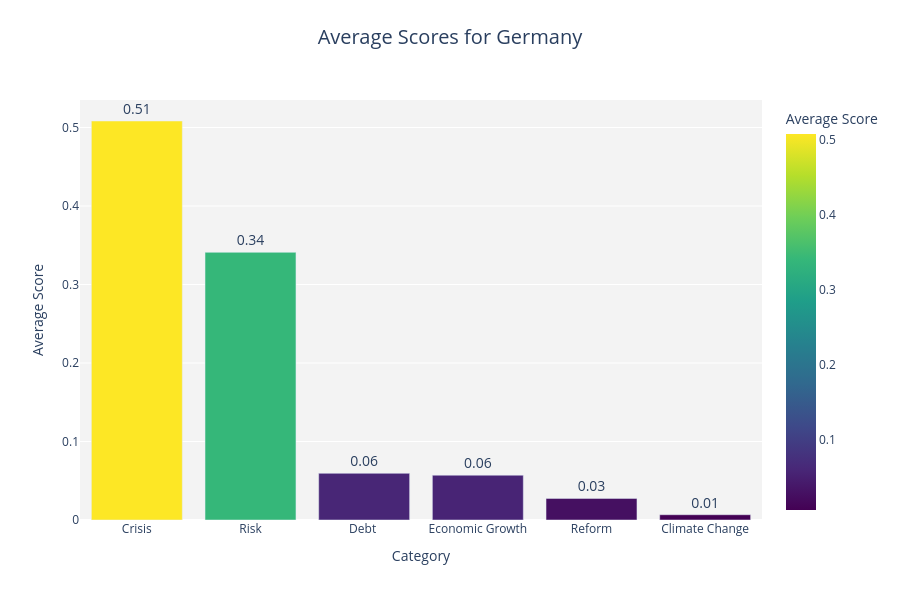

Notebook cell for this chart:
### Code cell
fig = plot_region_average_scores(data, 'Germany')
fig.show()

### Figure 1 — Plotly figure (JSON) as saved in the notebook; plotly's stock layout.template omitted (floating-point values rounded to 4 significant figures)
{"data": [{"cliponaxis": false, "hovertemplate": "Category=%{x}<br>Average Score=%{marker.color}<extra></extra>", "legendgroup": "", "marker": {"color": [0.006708, 0.05708, 0.05945, 0.5083, 0.341, 0.02749], "coloraxis": "coloraxis", "pattern": {"shape": ""}}, "name": "", "orientation": "v", "showlegend": false, "textangle": 0, "textfont": {"size": 14}, "textposition": "outside", "texttemplate": "%{y:.2f}", "type": "bar", "x": ["Climate Change", "Economic Growth", "Debt ", "Crisis", "Risk", "Reform"], "xaxis": "x", "y": [0.006708, 0.05708, 0.05945, 0.5083, 0.341, 0.02749], "yaxis": "y"}], "layout": {"barmode": "relative", "coloraxis": {"colorbar": {"title": {"text": "Average Score"}}, "colorscale": [[0, "#440154"], [0.1111, "#482878"], [0.2222, "#3e4989"], [0.3333, "#31688e"], [0.4444, "#26828e"], [0.5556, "#1f9e89"], [0.6667, "#35b779"], [0.7778, "#6ece58"], [0.8889, "#b5de2b"], [1, "#fde725"]]}, "height": 600, "legend": {"tracegroupgap": 0}, "plot_bgcolor": "rgba(240,240,240,0.8)", "title": {"font": {"size": 20}, "text": "Average Scores for Germany", "x": 0.5, "xanchor": "center", "y": 0.95, "yanchor": "top"}, "xaxis": {"anchor": "y", "categoryorder": "total descending", "domain": [0, 1], "title": {"text": "Category"}}, "yaxis": {"anchor": "x", "domain": [0, 1], "title": {"text": "Average Score"}}}}
